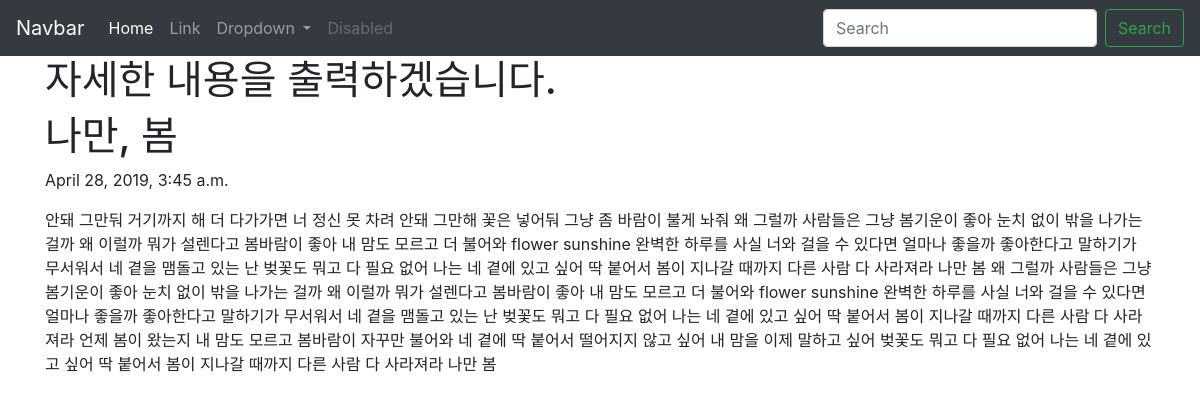
The page /blog/1 on the database its author committed.
### blogapp/models.py (models this page shows, shortened)
class Blog(models.Model):
    title = models.CharField(max_length=200)
    pub_date = models.DateTimeField('date published')
    body = models.TextField()

### blogapp/views.py (the view)
# urls.py: path('blog/<int:blog_id>',blogapp.views.detail, name = "detail"),
def detail(request, blog_id):
    details = get_object_or_404(Blog, pk = blog_id)
    return render(request, 'detail.html', {'details':details})

### blogapp/templates/detail.html (shortened to what this page needs)
<head>
        <link rel="stylesheet" href="https://stackpath.bootstrapcdn.com/bootstrap/4.3.1/css/bootstrap.min.css">
        <nav class="navbar navbar-expand-lg navbar-dark bg-dark">
                <a class="navbar-brand" href="#">Navbar</a>
                <div class="collapse navbar-collapse" id="navbarSupportedContent">
                  <ul class="navbar-nav mr-auto">
                    <li class="nav-item active">
                      <a class="nav-link" href="#">Home <span class="sr-only">(current)</span></a>
                    </li>
                    <li class="nav-item">
                      <a class="nav-link" href="#">Link</a>
                    </li>
                    <li class="nav-item dropdown">
                      <a class="nav-link dropdown-toggle" href="#" id="navbarDropdown" role="button" data-toggle="dropdown" aria-haspopup="true" aria-expanded="false">
                        Dropdown
                      </a>
                    </li>
                    <li class="nav-item">
                      <a class="nav-link disabled" href="#" tabindex="-1" aria-disabled="true">Disabled</a>
                    </li>
                  </ul>
                  <form class="form-inline my-2 my-lg-0">
                    <input class="form-control mr-sm-2" type="search" placeholder="Search" aria-label="Search">
                    <button class="btn btn-outline-success my-2 my-sm-0" type="submit">Search</button>
                  </form>
                </div>
              </nav>
    </head>
    <body>
        <div class="container">
            <h1>자세한 내용을 출력하겠습니다.</h1>
                <h1>{{details.title}}</h1>
                <p>{{details.pub_date}}</p>
                <p>{{details.body}}</p>
        </div>
    </body>

### rows shown on the page
Blog: title "나만, 봄", pub_date "April 28, 2019, 3:45 a.m.", body "안돼 그만둬 거기까지 해 더 다가가면 너 정신 못 차려 안돼 그만해 꽃은 넣어둬 그냥 좀 바람이 불게 놔줘 왜 그럴까 사람들은 그냥 봄기운이 좋아 눈치 없이 밖을 나가는 걸까 왜 이럴까 뭐가 설렌다고 봄바람이 좋아 내 맘도 모르고 더 불어와 flower sunshine 완벽한 하루를 사실 너와 걸을 수 있다면 얼마나 좋을까 좋아한다고 말하기가 무서워서 네 곁을 맴돌고 있는 난 벚꽃도 뭐고 다 필요 없어 나는 네 곁에 있고 싶어 딱 붙어서 봄이 지나갈 때까지 다른 사람 다 사라져라 나만 봄 왜 그럴까 사람들은 그냥 봄기운이 좋아 눈치 없이 밖을 나가는 걸까 왜 이럴까 뭐가 설렌다고 봄바람이 좋아 내 맘도 모르고 더 불어와 flower sunshine 완벽한 하루를 사실 너와 걸을 수 있다면 얼마나 좋을까 좋아한다고 말하기가 무서워서 네 곁을 맴돌고 있는 난 벚꽃도 뭐고 다 필요 없어 나는 네 곁에 있고 싶어 딱 붙어서 봄이 지나갈 때까지 다른 사람 다 사라져라 언제 봄이 왔는지 내 맘도 모르고 봄바람이 자꾸만 불어와 네 곁에 딱 붙어서 떨어지지 않고 싶어 내 맘을 이제 말하고 싶어 벚꽃도 뭐고 다 필요 없어 나는 네 곁에 있고 싶어 딱 붙어서 봄이 지나갈 때까지 다른 사람 다 사라져라 나만 봄"
